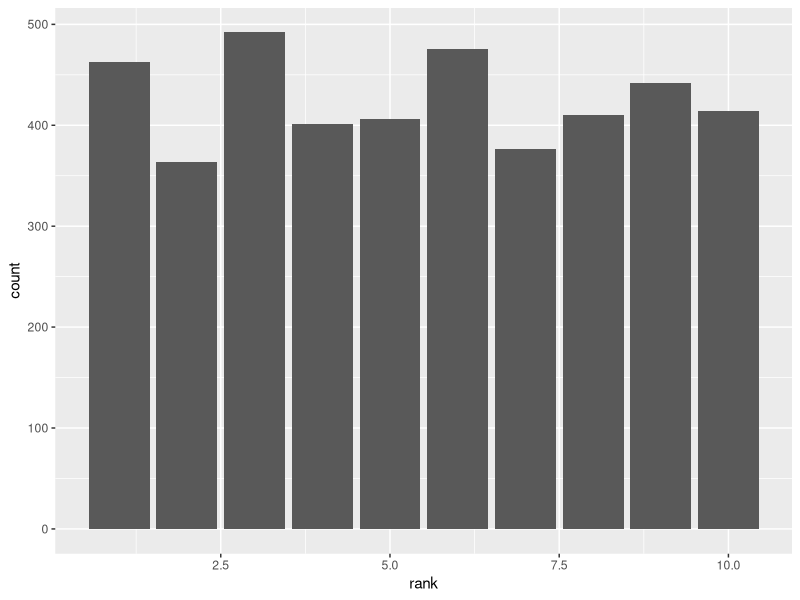
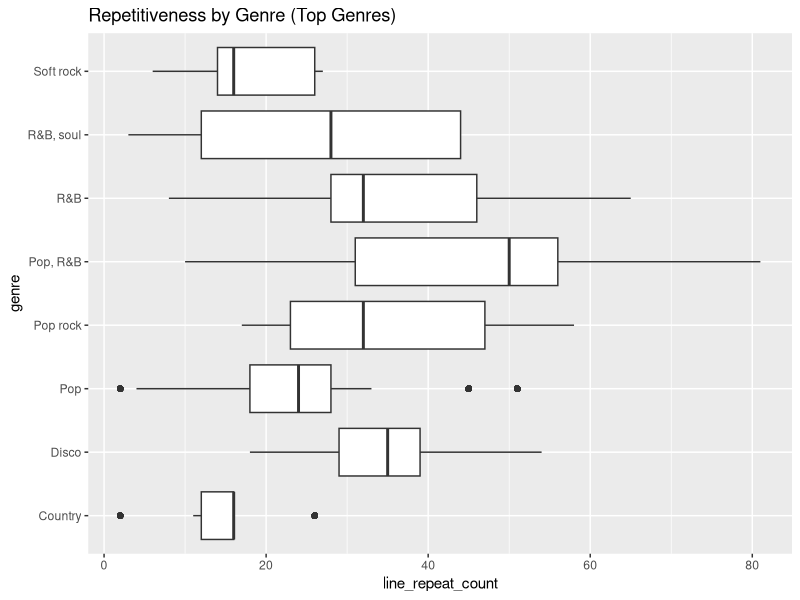
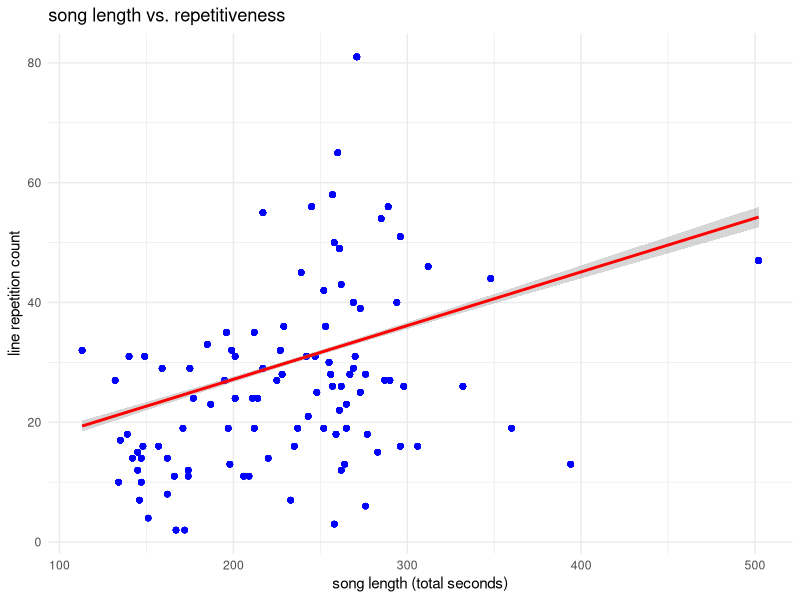
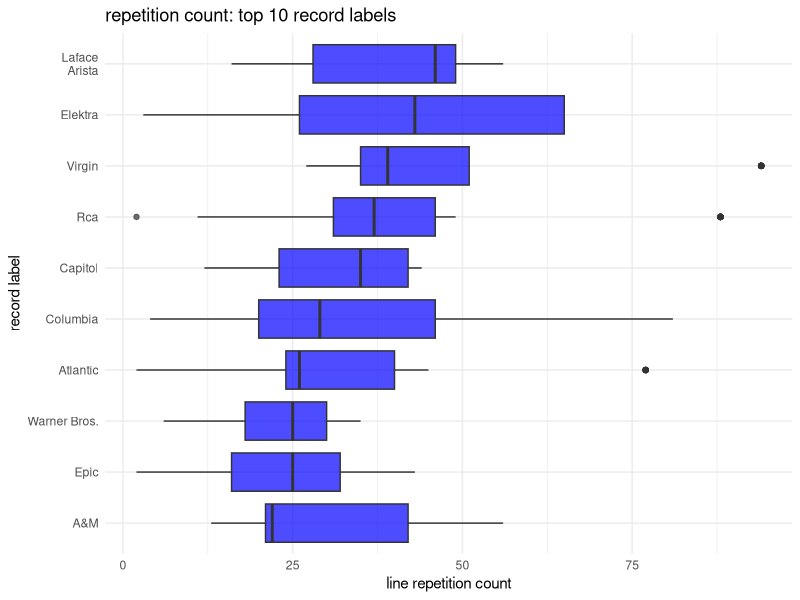
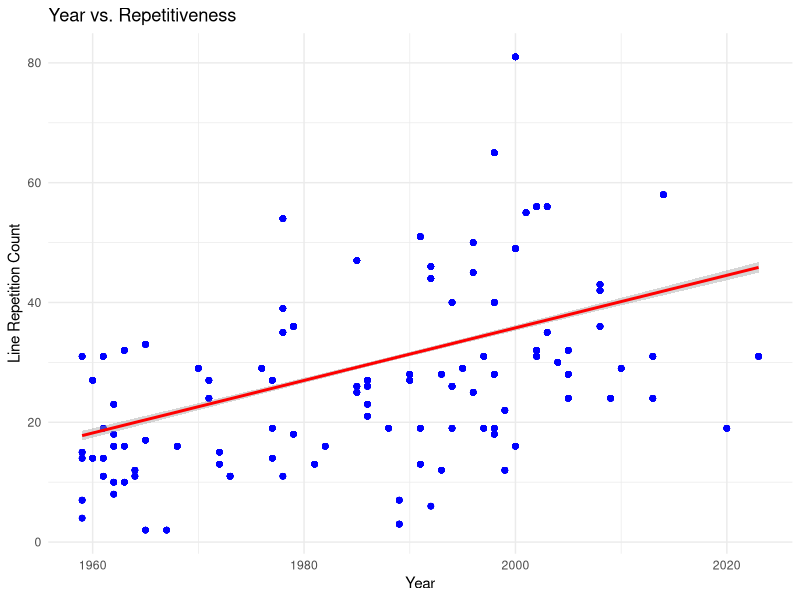

These figures' R source, in order:
## ---- chunk 1
library(readr)
library(dplyr)
library(tidyr)
library(ggplot2)
library(forcats)
library(stringr)
library(lubridate)
## ---- chunk 2
#reads in the hot100_top10 csv
hot100_top10 <- read_csv("hot100_top10.csv")
top10_full <- read_csv("top10_full.csv")
## ---- chunk 3
#takes the top10 and seperates the lyrics line by line, then removes the lines where there is nothing in it
lines2 <- top10_full %>%
  separate_rows(lyrics, sep = "\n") %>% filter(lyrics != "")

#takes the lines, then takes the rank, year, artist, title, and lyrics and sorts it. from there it removes when the lyric is only sung once
line_counts2 <- lines2 %>% 
  count(rank, year, artist, title, lyrics, song.length, genre, label, line_repeat_count, title_repeat_count, sort = TRUE) %>% filter(n != 1)
## ---- chunk 4
#takes the hot100_top10 and seperates the lyrics line by line, then removes the lines where there is nothing in it
lines <- hot100_top10 %>%
  separate_rows(lyrics, sep = "\n") %>% filter(lyrics != "")

#takes the lines, then takes the rank, year, artist, title, and lyrics and sorts it. from there it removes when the lyric is only sung once
line_counts <- lines %>% 
  count(rank, year, artist, title, lyrics, sort = TRUE) %>% filter(n != 1)



data_ranked <- line_counts %>%
  arrange(desc(rank))

ggplot(data_ranked, aes(x=rank)) +
  geom_bar() 

## ---- chunk 5
lines2_clean <- lines2 %>%
  filter(!is.na(line_repeat_count))
top_genres <- lines2_clean %>%
  count(genre, sort = TRUE) %>%
  slice_head(n = 10) %>%
  pull(genre)

lines2_top <- lines2_clean %>%
  filter(genre %in% top_genres)

lines_clean <- lines2_top %>%
  #Remove rows where Genre is NA
  filter(!is.na(genre), genre != "NA") %>% 
  #Combine the two levels into one
  mutate(genre = fct_recode(genre, 
                            "Pop, R&B" = "R&B, pop"))

# Now plot using df_clean
ggplot(lines_clean, aes(x = line_repeat_count, y = genre)) +
  geom_boxplot() +
  labs(title = "Repetitiveness by Genre (Top Genres)")
## ---- chunk 6


lines_clean2 <- lines_clean %>%
  # remove rows where genre or song_length is missing
  filter(!is.na(genre), genre != "na", !is.na(song.length)) %>%
  #extract just the time (e.g., "6:25") and convert to seconds
  mutate(
    # remove anything in parentheses like "(full version)"
    time_clean = str_extract(song.length, "\\d+:\\d+"),
    # convert "mm:ss" to total seconds
    duration_secs = period_to_seconds(ms(time_clean))
  )

# plot using the new numeric 'duration_secs'
ggplot(lines_clean2, aes(x = duration_secs, y = line_repeat_count)) +
  geom_point(alpha = 0.5, color = "blue") +
  geom_smooth(method = "lm", color = "red") + 
  labs(
    title = "song length vs. repetitiveness",
    x = "song length (total seconds)",
    y = "line repetition count"
  ) +
  theme_minimal()

## ---- chunk 7
clean_labels <- line_counts2 %>%
  filter(!is.na(label), label != "na") %>%
  mutate(
    # remove anything in parentheses
    label = str_split_i(label, "\\(", 1),
    label = str_trim(label),
    label = str_to_title(label)
  )

# find the names of the top 10 most frequent labels
top_10_names <- clean_labels %>%
  count(label, sort = TRUE) %>%
  head(10) %>%
  pull(label)

#filter the main data to keep only those 10 names
label_top_10 <- clean_labels %>%
  filter(label %in% top_10_names) %>%
  mutate(label = fct_reorder(label, line_repeat_count, .fun = median))

 #plot
ggplot(label_top_10, aes(x = line_repeat_count, y = label)) +
  geom_boxplot(fill = "blue", alpha = 0.7) +
  labs(
    title = "repetition count: top 10 record labels",
    x = "line repetition count",
    y = "record label"
  ) +
  theme_minimal()

## ---- chunk 8

ggplot(lines_clean2, aes(x = year, y = line_repeat_count)) +
  geom_point(alpha = 0.5, color = "blue") +
  geom_smooth(method = "lm", color = "red") + 
  labs(
    title = "Year vs. Repetitiveness",
    x = "Year",
    y = "Line Repetition Count"
  ) +
  theme_minimal()
